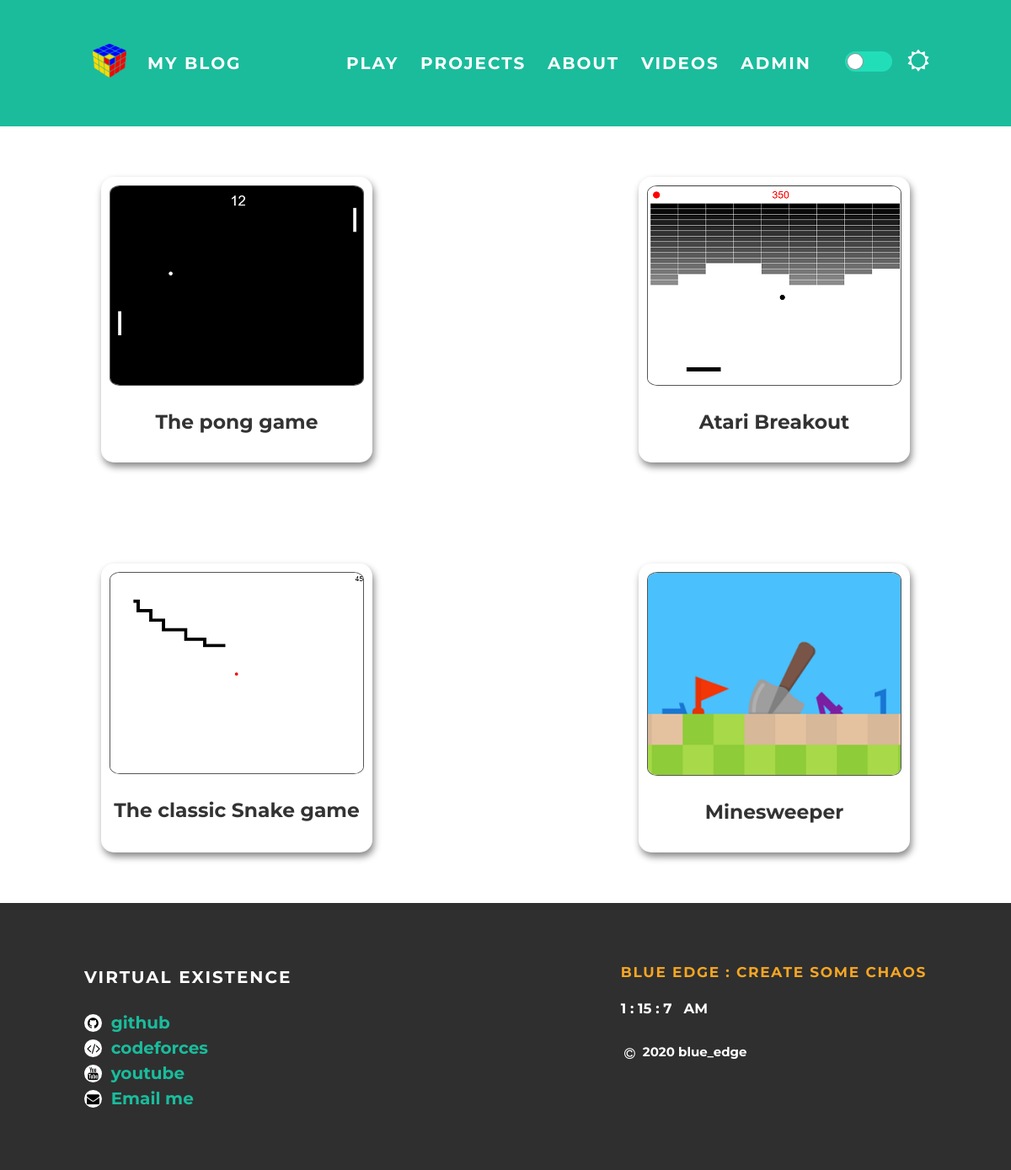
The app's page /play with its own data.
### app.py (models this page shows, shortened)
class Games(db.Model):
    id = db.Column(db.Integer, unique=True, primary_key=True)
    nick = db.Column(db.String(20), nullable=False)
    name = db.Column(db.String(20), nullable=False)
    dis = db.Column(db.String(200), nullable=False)

### app.py (the view)
@app.route('/play')
def menu():
    games = Games.query.all()
    return render_template('play.html', games=games)

### templates/play.html
{%extends 'base.html' %}
{%block body%}
<link rel="stylesheet" type="text/css" href="{{ url_for('static',filename='css/card.css')}}">
<div id="content">
  <div class="container">
    {% for game in games %}
    {% set fname = 'img/games/' + game.nick + '.png' %}
    <div class="card">
      <a href="/play/{{game.id}}">
        <img src="{{ url_for('static',filename=fname)}}"><br>
        <h3 id="name">{{game.name}}</h3>
      </a>
    </div>
    {% endfor %}
  </div>
</div>
{%endblock%}

### static/css/styles.css (style rules this page uses)
body[data-theme="light"] { background-color: white; color: #555; margin: 0; font-family: 'Montserrat', sans-serif; }
.container { max-width: 1000px; margin: 0 auto; font-size: 20px; font-weight: bold; }
body[data-theme="light"] h3 { color: #333; }
a { color: #1abc9c; text-decoration: none; }

### static/css/card.css (style rules this page uses)
.container { display: flex; flex-flow: row wrap; align-content: space-between; justify-content: space-between; }
body[data-theme="light"] .card { background-color: white; vertical-align: middle; max-width: 600px; max-height: 500px; margin-left: 20px; margin-right: 20px; margin-top: 60px; margin-bottom: 60px; padding: 10px 10px 10px 10px; text-align:center; box-shadow: 2px 5px 9px #888888; border-radius: 15px; transition: 0.5s; }
.card img { border: 1px solid #555; border-radius: 4%; }

### records on screen
Games: shows a picture, name "The pong game"
Games: shows a picture, name "Atari Breakout"
Games: shows a picture, name "The classic Snake game"
Games: shows a picture, name "Minesweeper"
